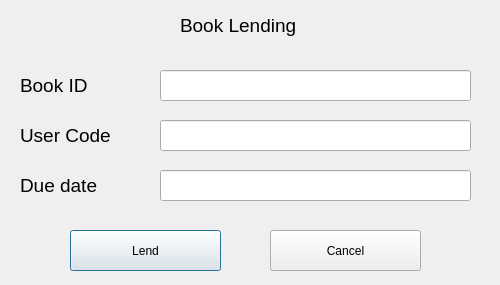
<?xml version="1.0" encoding="UTF-8"?>
<ui version="4.0">
 <class>lendBookForm</class>
 <widget class="QDialog" name="lendBookForm">
  <property name="enabled">
   <bool>true</bool>
  </property>
  <property name="geometry">
   <rect>
    <x>0</x>
    <y>0</y>
    <width>500</width>
    <height>285</height>
   </rect>
  </property>
  <property name="windowTitle">
   <string>Book Lending</string>
  </property>
  <widget class="QLabel" name="label">
   <property name="geometry">
    <rect>
     <x>180</x>
     <y>10</y>
     <width>201</width>
     <height>31</height>
    </rect>
   </property>
   <property name="font">
    <font>
     <pointsize>14</pointsize>
    </font>
   </property>
   <property name="text">
    <string>Book Lending</string>
   </property>
  </widget>
  <widget class="QLabel" name="label_2">
   <property name="geometry">
    <rect>
     <x>20</x>
     <y>70</y>
     <width>201</width>
     <height>31</height>
    </rect>
   </property>
   <property name="font">
    <font>
     <pointsize>14</pointsize>
    </font>
   </property>
   <property name="text">
    <string/>
   </property>
  </widget>
  <widget class="QLabel" name="labelbd">
   <property name="geometry">
    <rect>
     <x>20</x>
     <y>70</y>
     <width>201</width>
     <height>31</height>
    </rect>
   </property>
   <property name="font">
    <font>
     <pointsize>14</pointsize>
    </font>
   </property>
   <property name="text">
    <string>Book ID</string>
   </property>
  </widget>
  <widget class="QLabel" name="label_4">
   <property name="geometry">
    <rect>
     <x>20</x>
     <y>120</y>
     <width>201</width>
     <height>31</height>
    </rect>
   </property>
   <property name="font">
    <font>
     <pointsize>14</pointsize>
    </font>
   </property>
   <property name="text">
    <string/>
   </property>
  </widget>
  <widget class="QLabel" name="P">
   <property name="geometry">
    <rect>
     <x>20</x>
     <y>170</y>
     <width>201</width>
     <height>31</height>
    </rect>
   </property>
   <property name="font">
    <font>
     <pointsize>14</pointsize>
    </font>
   </property>
   <property name="text">
    <string>Due date</string>
   </property>
  </widget>
  <widget class="QLabel" name="label_10">
   <property name="geometry">
    <rect>
     <x>20</x>
     <y>120</y>
     <width>201</width>
     <height>31</height>
    </rect>
   </property>
   <property name="font">
    <font>
     <pointsize>14</pointsize>
    </font>
   </property>
   <property name="text">
    <string>User Code</string>
   </property>
  </widget>
  <widget class="QLineEdit" name="bookIdTxt">
   <property name="geometry">
    <rect>
     <x>160</x>
     <y>70</y>
     <width>311</width>
     <height>31</height>
    </rect>
   </property>
  </widget>
  <widget class="QLineEdit" name="userCodeTxt">
   <property name="geometry">
    <rect>
     <x>160</x>
     <y>120</y>
     <width>311</width>
     <height>31</height>
    </rect>
   </property>
  </widget>
  <widget class="QLineEdit" name="dueDateTxt">
   <property name="geometry">
    <rect>
     <x>160</x>
     <y>170</y>
     <width>311</width>
     <height>31</height>
    </rect>
   </property>
  </widget>
  <widget class="QPushButton" name="lendBtn">
   <property name="enabled">
    <bool>true</bool>
   </property>
   <property name="geometry">
    <rect>
     <x>70</x>
     <y>230</y>
     <width>151</width>
     <height>41</height>
    </rect>
   </property>
   <property name="text">
    <string>Lend</string>
   </property>
   <property name="icon">
    <iconset>
     <normaloff>images/4 (2).png</normaloff>images/4 (2).png</iconset>
   </property>
  </widget>
  <widget class="QPushButton" name="cancelBtn">
   <property name="geometry">
    <rect>
     <x>270</x>
     <y>230</y>
     <width>151</width>
     <height>41</height>
    </rect>
   </property>
   <property name="text">
    <string>Cancel</string>
   </property>
   <property name="icon">
    <iconset>
     <normaloff>images/3 (3).png</normaloff>images/3 (3).png</iconset>
   </property>
  </widget>
 </widget>
 <resources/>
 <connections/>
</ui>
